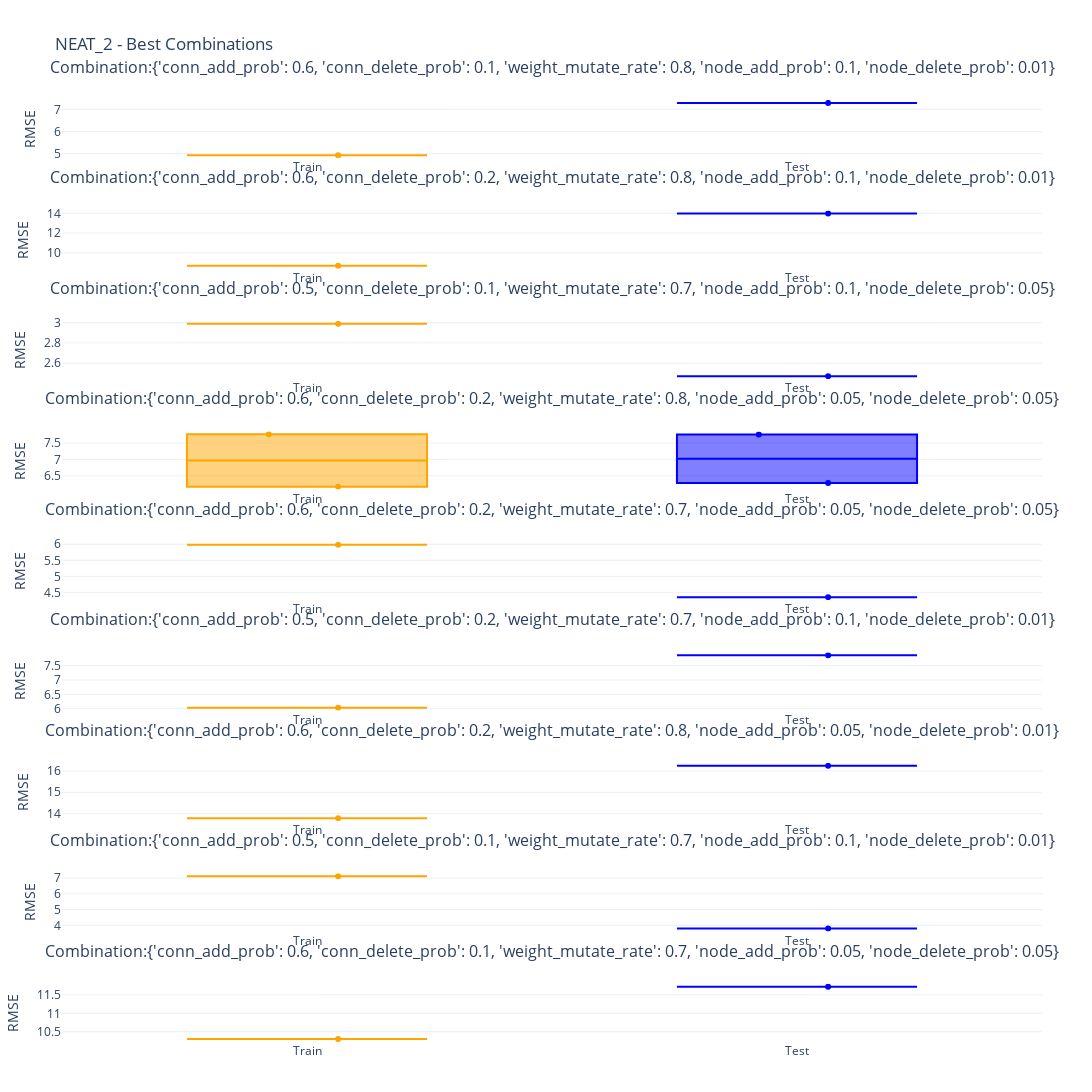

The notebook cell saved with this chart:
### Markdown cell above
-

### Code cell
train_test_best_combs(model_name=MODEL_NAME)

### Figure 1 — Plotly figure (JSON) as saved in the notebook; plotly's stock layout.template omitted (floating-point values rounded to 4 significant figures)
{"data": [{"boxpoints": "all", "jitter": 0.5, "line": {"color": "orange"}, "name": "Train", "pointpos": 0, "type": "box", "xaxis": "x", "y": [4.933], "yaxis": "y"}, {"boxpoints": "all", "jitter": 0.5, "line": {"color": "blue"}, "name": "Test", "pointpos": 0, "type": "box", "xaxis": "x", "y": [7.291], "yaxis": "y"}, {"boxpoints": "all", "jitter": 0.5, "line": {"color": "orange"}, "name": "Train", "pointpos": 0, "type": "box", "xaxis": "x2", "y": [8.698], "yaxis": "y2"}, {"boxpoints": "all", "jitter": 0.5, "line": {"color": "blue"}, "name": "Test", "pointpos": 0, "type": "box", "xaxis": "x2", "y": [13.99], "yaxis": "y2"}, {"boxpoints": "all", "jitter": 0.5, "line": {"color": "orange"}, "name": "Train", "pointpos": 0, "type": "box", "xaxis": "x3", "y": [2.988], "yaxis": "y3"}, {"boxpoints": "all", "jitter": 0.5, "line": {"color": "blue"}, "name": "Test", "pointpos": 0, "type": "box", "xaxis": "x3", "y": [2.471], "yaxis": "y3"}, {"boxpoints": "all", "jitter": 0.5, "line": {"color": "orange"}, "name": "Train", "pointpos": 0, "type": "box", "xaxis": "x4", "y": [7.763, 6.166], "yaxis": "y4"}, {"boxpoints": "all", "jitter": 0.5, "line": {"color": "blue"}, "name": "Test", "pointpos": 0, "type": "box", "xaxis": "x4", "y": [6.279, 7.76], "yaxis": "y4"}, {"boxpoints": "all", "jitter": 0.5, "line": {"color": "orange"}, "name": "Train", "pointpos": 0, "type": "box", "xaxis": "x5", "y": [5.982], "yaxis": "y5"}, {"boxpoints": "all", "jitter": 0.5, "line": {"color": "blue"}, "name": "Test", "pointpos": 0, "type": "box", "xaxis": "x5", "y": [4.352], "yaxis": "y5"}, {"boxpoints": "all", "jitter": 0.5, "line": {"color": "orange"}, "name": "Train", "pointpos": 0, "type": "box", "xaxis": "x6", "y": [6.035], "yaxis": "y6"}, {"boxpoints": "all", "jitter": 0.5, "line": {"color": "blue"}, "name": "Test", "pointpos": 0, "type": "box", "xaxis": "x6", "y": [7.863], "yaxis": "y6"}, {"boxpoints": "all", "jitter": 0.5, "line": {"color": "orange"}, "name": "Train", "pointpos": 0, "type": "box", "xaxis": "x7", "y": [13.79], "yaxis": "y7"}, {"boxpoints": "all", "jitter": 0.5, "line": {"color": "blue"}, "name": "Test", "pointpos": 0, "type": "box", "xaxis": "x7", "y": [16.24], "yaxis": "y7"}, {"boxpoints": "all", "jitter": 0.5, "line": {"color": "orange"}, "name": "Train", "pointpos": 0, "type": "box", "xaxis": "x8", "y": [7.114], "yaxis": "y8"}, {"boxpoints": "all", "jitter": 0.5, "line": {"color": "blue"}, "name": "Test", "pointpos": 0, "type": "box", "xaxis": "x8", "y": [3.793], "yaxis": "y8"}, {"boxpoints": "all", "jitter": 0.5, "line": {"color": "orange"}, "name": "Train", "pointpos": 0, "type": "box", "xaxis": "x9", "y": [10.3], "yaxis": "y9"}, {"boxpoints": "all", "jitter": 0.5, "line": {"color": "blue"}, "name": "Test", "pointpos": 0, "type": "box", "xaxis": "x9", "y": [11.72], "yaxis": "y9"}], "layout": {"annotations": [{"font": {"size": 16}, "showarrow": false, "text": "Combination:{'conn_add_prob': 0.6, 'conn_delete_prob': 0.1, 'weight_mutate_rate': 0.8, 'node_add_prob': 0.1, 'node_delete_prob': 0.01}", "x": 0.5, "xanchor": "center", "xref": "paper", "y": 1, "yanchor": "bottom", "yref": "paper", "yshift": 20}, {"font": {"size": 16}, "showarrow": false, "text": "Combination:{'conn_add_prob': 0.6, 'conn_delete_prob': 0.2, 'weight_mutate_rate': 0.8, 'node_add_prob': 0.1, 'node_delete_prob': 0.01}", "x": 0.5, "xanchor": "center", "xref": "paper", "y": 0.8827, "yanchor": "bottom", "yref": "paper", "yshift": 20}, {"font": {"size": 16}, "showarrow": false, "text": "Combination:{'conn_add_prob': 0.5, 'conn_delete_prob': 0.1, 'weight_mutate_rate': 0.7, 'node_add_prob': 0.1, 'node_delete_prob': 0.05}", "x": 0.5, "xanchor": "center", "xref": "paper", "y": 0.7654, "yanchor": "bottom", "yref": "paper", "yshift": 20}, {"font": {"size": 16}, "showarrow": false, "text": "Combination:{'conn_add_prob': 0.6, 'conn_delete_prob': 0.2, 'weight_mutate_rate': 0.8, 'node_add_prob': 0.05, 'node_delete_prob': 0.05}", "x": 0.5, "xanchor": "center", "xref": "paper", "y": 0.6481, "yanchor": "bottom", "yref": "paper", "yshift": 20}, {"font": {"size": 16}, "showarrow": false, "text": "Combination:{'conn_add_prob': 0.6, 'conn_delete_prob': 0.2, 'weight_mutate_rate': 0.7, 'node_add_prob': 0.05, 'node_delete_prob': 0.05}", "x": 0.5, "xanchor": "center", "xref": "paper", "y": 0.5309, "yanchor": "bottom", "yref": "paper", "yshift": 20}, {"font": {"size": 16}, "showarrow": false, "text": "Combination:{'conn_add_prob': 0.5, 'conn_delete_prob': 0.2, 'weight_mutate_rate': 0.7, 'node_add_prob': 0.1, 'node_delete_prob': 0.01}", "x": 0.5, "xanchor": "center", "xref": "paper", "y": 0.4136, "yanchor": "bottom", "yref": "paper", "yshift": 20}, {"font": {"size": 16}, "showarrow": false, "text": "Combination:{'conn_add_prob': 0.6, 'conn_delete_prob': 0.2, 'weight_mutate_rate': 0.8, 'node_add_prob': 0.05, 'node_delete_prob': 0.01}", "x": 0.5, "xanchor": "center", "xref": "paper", "y": 0.2963, "yanchor": "bottom", "yref": "paper", "yshift": 20}, {"font": {"size": 16}, "showarrow": false, "text": "Combination:{'conn_add_prob': 0.5, 'conn_delete_prob': 0.1, 'weight_mutate_rate': 0.7, 'node_add_prob': 0.1, 'node_delete_prob': 0.01}", "x": 0.5, "xanchor": "center", "xref": "paper", "y": 0.179, "yanchor": "bottom", "yref": "paper", "yshift": 20}, {"font": {"size": 16}, "showarrow": false, "text": "Combination:{'conn_add_prob': 0.6, 'conn_delete_prob': 0.1, 'weight_mutate_rate': 0.7, 'node_add_prob': 0.05, 'node_delete_prob': 0.05}", "x": 0.5, "xanchor": "center", "xref": "paper", "y": 0.06173, "yanchor": "bottom", "yref": "paper", "yshift": 20}], "height": 2700, "margin": {"b": 50, "l": 50, "r": 50, "t": 100}, "showlegend": false, "title": {"text": "NEAT_2 - Best Combinations"}, "width": 1100, "xaxis": {"anchor": "y", "domain": [0, 1]}, "xaxis2": {"anchor": "y2", "domain": [0, 1]}, "xaxis3": {"anchor": "y3", "domain": [0, 1]}, "xaxis4": {"anchor": "y4", "domain": [0, 1]}, "xaxis5": {"anchor": "y5", "domain": [0, 1]}, "xaxis6": {"anchor": "y6", "domain": [0, 1]}, "xaxis7": {"anchor": "y7", "domain": [0, 1]}, "xaxis8": {"anchor": "y8", "domain": [0, 1]}, "xaxis9": {"anchor": "y9", "domain": [0, 1]}, "yaxis": {"anchor": "x", "domain": [0.9383, 1], "range": [0, null], "showgrid": true, "title": {"text": "RMSE"}}, "yaxis2": {"anchor": "x2", "domain": [0.821, 0.8827], "range": [0, null], "showgrid": true, "title": {"text": "RMSE"}}, "yaxis3": {"anchor": "x3", "domain": [0.7037, 0.7654], "range": [0, null], "showgrid": true, "title": {"text": "RMSE"}}, "yaxis4": {"anchor": "x4", "domain": [0.5864, 0.6481], "range": [0, null], "showgrid": true, "title": {"text": "RMSE"}}, "yaxis5": {"anchor": "x5", "domain": [0.4691, 0.5309], "range": [0, null], "showgrid": true, "title": {"text": "RMSE"}}, "yaxis6": {"anchor": "x6", "domain": [0.3519, 0.4136], "range": [0, null], "showgrid": true, "title": {"text": "RMSE"}}, "yaxis7": {"anchor": "x7", "domain": [0.2346, 0.2963], "range": [0, null], "showgrid": true, "title": {"text": "RMSE"}}, "yaxis8": {"anchor": "x8", "domain": [0.1173, 0.179], "range": [0, null], "showgrid": true, "title": {"text": "RMSE"}}, "yaxis9": {"anchor": "x9", "domain": [0, 0.06173], "range": [0, null], "showgrid": true, "title": {"text": "RMSE"}}}}
